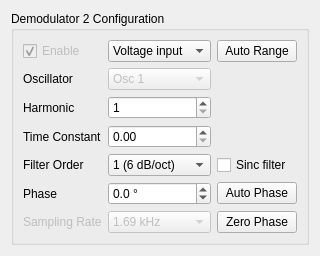
     <widget class="QWidget" name="demod2_tab">
      <attribute name="title">
       <string>Demodulator 2</string>
      </attribute>
      <layout class="QVBoxLayout" name="verticalLayout_demod2">
       <item>
        <widget class="QGroupBox" name="groupBox_demod2_config">
         <property name="enabled">
          <bool>true</bool>
         </property>
         <property name="title">
          <string>Demodulator 2 Configuration</string>
         </property>
         <layout class="QGridLayout" name="gridLayout_demod2">
          <item row="1" column="0">
           <widget class="QLabel" name="oscillator_2_label">
            <property name="enabled">
             <bool>true</bool>
            </property>
            <property name="text">
             <string>Oscillator</string>
            </property>
           </widget>
          </item>
          <item row="3" column="0">
           <widget class="QLabel" name="time_constant_2_label">
            <property name="enabled">
             <bool>true</bool>
            </property>
            <property name="text">
             <string>Time Constant</string>
            </property>
           </widget>
          </item>
          <item row="2" column="0">
           <widget class="QLabel" name="harmonic_2_label">
            <property name="enabled">
             <bool>true</bool>
            </property>
            <property name="text">
             <string>Harmonic</string>
            </property>
           </widget>
          </item>
          <item row="4" column="0">
           <widget class="QLabel" name="filter_order_2_label">
            <property name="enabled">
             <bool>true</bool>
            </property>
            <property name="text">
             <string>Filter Order</string>
            </property>
           </widget>
          </item>
          <item row="0" column="1">
           <widget class="QComboBox" name="adc_2_comboBox">
            <property name="enabled">
             <bool>true</bool>
            </property>
            <property name="currentText">
             <string>Voltage input</string>
            </property>
            <item>
             <property name="text">
              <string>Voltage input</string>
             </property>
            </item>
            <item>
             <property name="text">
              <string>Current input</string>
             </property>
            </item>
           </widget>
          </item>
          <item row="0" column="0">
           <widget class="QCheckBox" name="enable_2_checkBox">
            <property name="enabled">
             <bool>false</bool>
            </property>
            <property name="text">
             <string>Enable</string>
            </property>
            <property name="checked">
             <bool>true</bool>
            </property>
           </widget>
          </item>
          <item row="4" column="2">
           <widget class="QCheckBox" name="sinc_filter_2_checkBox">
            <property name="enabled">
             <bool>true</bool>
            </property>
            <property name="text">
             <string>Sinc filter</string>
            </property>
           </widget>
          </item>
          <item row="4" column="1">
           <widget class="QComboBox" name="filter_order_2_comboBox">
            <property name="enabled">
             <bool>true</bool>
            </property>
            <item>
             <property name="text">
              <string>1 (6 dB/oct)</string>
             </property>
            </item>
            <item>
             <property name="text">
              <string>2 (12 dB/oct)</string>
             </property>
            </item>
            <item>
             <property name="text">
              <string>3 (18 dB/oct)</string>
             </property>
            </item>
            <item>
             <property name="text">
              <string>4 (24 dB/oct)</string>
             </property>
            </item>
            <item>
             <property name="text">
              <string>5 (30 dB/oct)</string>
             </property>
            </item>
            <item>
             <property name="text">
              <string>6 (36 dB/oct)</string>
             </property>
            </item>
            <item>
             <property name="text">
              <string>7 (42 dB/oct)</string>
             </property>
            </item>
            <item>
             <property name="text">
              <string>8 (48 dB/oct)</string>
             </property>
            </item>
           </widget>
          </item>
          <item row="5" column="2">
           <widget class="QPushButton" name="auto_phase_2_pushButton">
            <property name="enabled">
             <bool>true</bool>
            </property>
            <property name="text">
             <string>Auto Phase</string>
            </property>
           </widget>
          </item>
          <item row="7" column="0">
           <widget class="QLabel" name="sampling_rate2_label">
            <property name="enabled">
             <bool>false</bool>
            </property>
            <property name="text">
             <string>Sampling Rate</string>
            </property>
           </widget>
          </item>
          <item row="5" column="0">
           <widget class="QLabel" name="phase_2_label">
            <property name="enabled">
             <bool>true</bool>
            </property>
            <property name="text">
             <string>Phase</string>
            </property>
           </widget>
          </item>
          <item row="2" column="1">
           <widget class="QSpinBox" name="harmonic_2_spinBox">
            <property name="enabled">
             <bool>true</bool>
            </property>
            <property name="minimum">
             <number>1</number>
            </property>
            <property name="maximum">
             <number>1023</number>
            </property>
            <property name="value">
             <number>1</number>
            </property>
           </widget>
          </item>
          <item row="7" column="1">
           <widget class="QComboBox" name="sampling_rate_2_comboBox">
            <property name="enabled">
             <bool>false</bool>
            </property>
            <item>
             <property name="text">
              <string>1.69 kHz</string>
             </property>
            </item>
            <item>
             <property name="text">
              <string>3.39 kHz</string>
             </property>
            </item>
            <item>
             <property name="text">
              <string>6.78 kHz</string>
             </property>
            </item>
            <item>
             <property name="text">
              <string>13.6 kHz</string>
             </property>
            </item>
            <item>
             <property name="text">
              <string>27.1 kHz</string>
             </property>
            </item>
            <item>
             <property name="text">
              <string>54.3 kHz</string>
             </property>
            </item>
            <item>
             <property name="text">
              <string>108.6 kHz</string>
             </property>
            </item>
            <item>
             <property name="text">
              <string>217.1 kHz</string>
             </property>
            </item>
            <item>
             <property name="text">
              <string>434.2 kHz</string>
             </property>
            </item>
            <item>
             <property name="text">
              <string>868.4 kHz</string>
             </property>
            </item>
            <item>
             <property name="text">
              <string>1.74 MHz</string>
             </property>
            </item>
           </widget>
          </item>
          <item row="5" column="1">
           <widget class="QDoubleSpinBox" name="phase_2_doubleSpinBox">
            <property name="enabled">
             <bool>true</bool>
            </property>
            <property name="suffix">
             <string> °</string>
            </property>
            <property name="decimals">
             <number>1</number>
            </property>
            <property name="minimum">
             <double>-180.000000000000000</double>
            </property>
            <property name="maximum">
             <double>180.000000000000000</double>
            </property>
            <property name="singleStep">
             <double>1.000000000000000</double>
            </property>
           </widget>
          </item>
          <item row="1" column="1">
           <widget class="QComboBox" name="oscillator_2_comboBox">
            <property name="enabled">
             <bool>false</bool>
            </property>
            <item>
             <property name="text">
              <string>Osc 1</string>
             </property>
            </item>
            <item>
             <property name="text">
              <string>Osc 2</string>
             </property>
            </item>
            <item>
             <property name="text">
              <string>Osc 3</string>
             </property>
            </item>
            <item>
             <property name="text">
              <string>Osc 4</string>
             </property>
            </item>
           </widget>
          </item>
          <item row="0" column="2">
           <widget class="QPushButton" name="auto_range_2_pushButton">
            <property name="enabled">
             <bool>true</bool>
            </property>
            <property name="text">
             <string>Auto Range</string>
            </property>
           </widget>
          </item>
          <item row="7" column="2">
           <widget class="QPushButton" name="zero_phase_2_pushButton">
            <property name="enabled">
             <bool>true</bool>
            </property>
            <property name="text">
             <string>Zero Phase</string>
            </property>
           </widget>
          </item>
          <item row="3" column="1">
           <widget class="QDoubleSpinBox" name="time_constant_2_doubleSpinBox"/>
          </item>
         </layout>
        </widget>
       </item>
      </layout>
     </widget>
